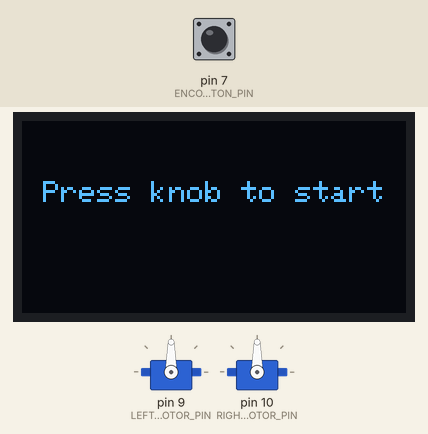
This sketch was run on a simulated Arduino Uno, built with avr-gcc and run on an emulated ATmega328P. On the bench: 2 × servo, 128×64 one-colour display. Inputs (shaded band) come from the test bench; at power-on: pin 7 (ENCODER_BUTTON_PIN) HIGH.

Above: at 1.2 s.
1.3 s: pin 7 (ENCODER_BUTTON_PIN) driven LOW
At 2.5 s:
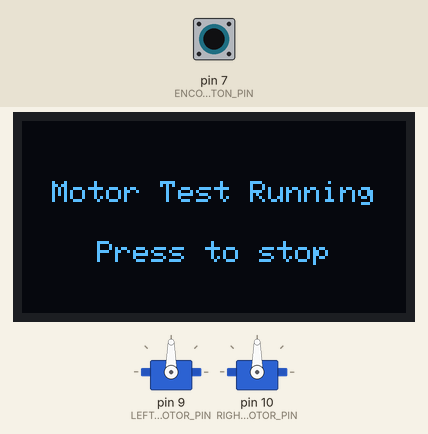
2.9 s: pin 7 (ENCODER_BUTTON_PIN) pulsed HIGH 5 times (0.12 s each, 0.3 s apart)
At 5.8 s:
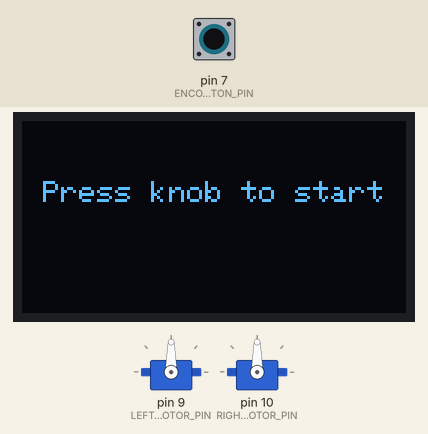
Timing chart, 0 to 7.3 s (numbered marks = the images above; inputs shaded):
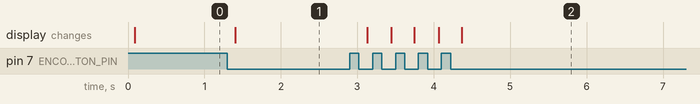

Measured:
- after the input at 1.3 s, the display: changes after 0.10 s (image 1)
- after the input at 2.9 s, the display: changes after 0.23 s (image 2)

The sketch:

movement_code.ino
```cpp
// Project Beacon Motor Test
//
// Motor speed values:
//  90 = full speed forward
//   0 = stopped
// -90 = full speed backward
//
// Press the rotary encoder button to start the motor test.
// Press it again to stop the test.
//

// Libraries
#include <Arduino.h>
#include <Wire.h>
#include <Adafruit_GFX.h>      // Adafruit GFX Library by Adafruit
#include <Adafruit_SH110X.h>   // Adafruit SH110X Library by Adafruit
#include <Servo.h>             // Servo Library by Michael Margolis


// Pin numbers
#define ENCODER_BUTTON_PIN 7
#define LEFT_MOTOR_PIN 9
#define RIGHT_MOTOR_PIN 10


// Motor speed values
#define LEFT_MOTOR_STOP_SPEED 0
#define RIGHT_MOTOR_STOP_SPEED 0

#define MINIMUM_MOTOR_SPEED -90
#define MAXIMUM_MOTOR_SPEED 90


// OLED screen settings
#define SCREEN_WIDTH 128
#define SCREEN_HEIGHT 64
#define OLED_I2C_ADDRESS 0x3C

Adafruit_SH1106G oledDisplay(
  SCREEN_WIDTH,
  SCREEN_HEIGHT,
  &Wire,
  -1
);


// Motor objects
Servo leftMotorServo;
Servo rightMotorServo;


// Motor test state
bool motorTestRunning = false;


// Movement sequence state
//
// These variables allow the student movement commands to run
// one step at a time without using delay().
int currentMovementStep = 0;
int currentMovementCommand = 0;

bool movementWaitActive = false;
unsigned long movementWaitStartTimeMs = 0;


// Button state
//
// INPUT_PULLUP is used for the button.
// This means:
// HIGH = button released
// LOW  = button pressed
bool previousButtonState = HIGH;
bool buttonReadyForPress = true;

unsigned long lastButtonStateChangeTimeMs = 0;
const unsigned long BUTTON_DEBOUNCE_TIME_MS = 30;


// Function declarations

// Student movement program
void runStudentMotorTest(void);

// Motor control
void setLeftMotorSpeed(int speed);
void setRightMotorSpeed(int speed);
void stopBothMotors(void);

// Movement sequence control
void resetMovementSequence(void);
void beginMovementSequence(void);
void endMovementSequence(void);

void runLeftMotorCommand(int speed);
void runRightMotorCommand(int speed);
void runMovementWaitCommand(unsigned long durationMs);

// OLED screen
void drawCenteredText(const char *firstLine, const char *secondLine = "");
void drawUserInterface(void);

// Button
void updateEncoderButton(void);


// Student movement commands
//
// These commands are used only inside runStudentMotorTest().
//
// leftMotor(speed)
// rightMotor(speed)
// wait(seconds)
#define leftMotor(speed) runLeftMotorCommand(speed)
#define rightMotor(speed) runRightMotorCommand(speed)
#define wait(seconds) runMovementWaitCommand((unsigned long)((seconds) * 1000.0))


// Student movement code
void runStudentMotorTest(void)
{
  // Reset the command counter before reading the student commands.
  beginMovementSequence();

  // =====================================================
  // =========== STUDENT MOVEMENT CODE START =============
  // =====================================================

  // Motor speed values:
  //
  //  90 = full speed forward
  //   0 = stopped
  // -90 = full speed backward
  //
  // Any number between -90 and 90 can be used.
  //
  // Both motors use the same direction system.
  // Positive values move both wheels forward.
  // Negative values move both wheels backward.


  // Example: move forward, then move backward
  //
  // Remove the // symbols to use this example.
  //
  // leftMotor(50);
  // rightMotor(50);
  // wait(3);
  //
  // leftMotor(-50);
  // rightMotor(-50);
  // wait(3);
  //
  // leftMotor(0);
  // rightMotor(0);


  // Example: turn in a large circle
  //
  // The left motor moves more slowly than the right motor.
  //
  // leftMotor(20);
  // rightMotor(50);
  // wait(4);
  //
  // leftMotor(0);
  // rightMotor(0);


  // Example: spin on the spot
  //
  // One wheel moves forward while the other moves backward.
  //
  // leftMotor(50);
  // rightMotor(-50);
  // wait(2);
  //
  // leftMotor(0);
  // rightMotor(0);


  // =====================================================
  // ============ STUDENT MOVEMENT CODE END ==============
  // =====================================================

  // Check whether every student command has finished.
  endMovementSequence();
}


// Remove the student command macros outside the student section.
#undef leftMotor
#undef rightMotor
#undef wait


// Motor functions

// Set the speed of the left continuous-rotation servo.
//
// The student speed value is limited to between -90 and 90.
//
// The Servo library uses values from 0 to 180:
//   0   = full speed in one direction
//   90  = stopped
//   180 = full speed in the other direction
//
// Adding 90 changes the student speed into a Servo library value.
void setLeftMotorSpeed(int speed)
{
  speed = constrain(
    speed,
    MINIMUM_MOTOR_SPEED,
    MAXIMUM_MOTOR_SPEED
  );

  int servoCommand = 90 + speed;

  leftMotorServo.write(servoCommand);
}


// Set the speed of the right continuous-rotation servo.
//
// The right motor is mounted in the opposite direction to the left motor.
// Because of this, its Servo library value must be reversed.
//
// Subtracting the speed from 90 makes matching positive values
// move both wheels forward.
void setRightMotorSpeed(int speed)
{
  speed = constrain(
    speed,
    MINIMUM_MOTOR_SPEED,
    MAXIMUM_MOTOR_SPEED
  );

  int servoCommand = 90 - speed;

  rightMotorServo.write(servoCommand);
}


// Stop both motors.
void stopBothMotors(void)
{
  setLeftMotorSpeed(LEFT_MOTOR_STOP_SPEED);
  setRightMotorSpeed(RIGHT_MOTOR_STOP_SPEED);
}


// Movement sequence functions

// Reset all movement sequence variables.
//
// This prepares the movement program to start again from
// the first student command.
void resetMovementSequence(void)
{
  currentMovementStep = 0;
  currentMovementCommand = 0;

  movementWaitActive = false;
  movementWaitStartTimeMs = 0;
}


// Start reading the student commands from the first line.
//
// This function is called repeatedly while the motor test is running.
void beginMovementSequence(void)
{
  currentMovementCommand = 0;
}


// Check whether the full movement sequence has finished.
//
// When every student command is complete:
// - The movement sequence is reset.
// - Both motors are stopped.
void endMovementSequence(void)
{
  if (currentMovementCommand <= currentMovementStep)
  {
    resetMovementSequence();
    stopBothMotors();
  }
}


// Run one left motor command.
//
// The command runs only when its command number matches
// the current movement step.
void runLeftMotorCommand(int speed)
{
  if (currentMovementCommand == currentMovementStep)
  {
    setLeftMotorSpeed(speed);

    // Move to the next student command.
    currentMovementStep++;
  }

  // Count this student command.
  currentMovementCommand++;
}


// Run one right motor command.
//
// The command runs only when its command number matches
// the current movement step.
void runRightMotorCommand(int speed)
{
  if (currentMovementCommand == currentMovementStep)
  {
    setRightMotorSpeed(speed);

    // Move to the next student command.
    currentMovementStep++;
  }

  // Count this student command.
  currentMovementCommand++;
}


// Wait without using delay().
//
// delay() would freeze the whole Arduino program.
// millis() allows the button and OLED screen to keep working.
//
// durationMs is the wait time in milliseconds.
void runMovementWaitCommand(unsigned long durationMs)
{
  if (currentMovementCommand == currentMovementStep)
  {
    // Start timing when this wait command is first reached.
    if (!movementWaitActive)
    {
      movementWaitStartTimeMs = millis();
      movementWaitActive = true;
    }

    // Finish the wait after enough time has passed.
    else if (millis() - movementWaitStartTimeMs >= durationMs)
    {
      movementWaitActive = false;

      // Move to the next student command.
      currentMovementStep++;
    }
  }

  // Count this student command.
  currentMovementCommand++;
}


// OLED screen functions

// Draw one or two lines of text in the middle of the OLED screen.
void drawCenteredText(const char *firstLine, const char *secondLine)
{
  // Clear the screen memory before drawing the new screen.
  oledDisplay.clearDisplay();

  oledDisplay.setTextColor(SH110X_WHITE);
  oledDisplay.setTextSize(1);
  oledDisplay.setFont(NULL);

  int16_t textStartX;
  int16_t textStartY;
  uint16_t textWidth;
  uint16_t textHeight;


  // Measure and centre the first line.
  oledDisplay.getTextBounds(
    firstLine,
    0,
    0,
    &textStartX,
    &textStartY,
    &textWidth,
    &textHeight
  );

  int firstLineX =
    (SCREEN_WIDTH - (int)textWidth) / 2;

  oledDisplay.setCursor(firstLineX, 20);
  oledDisplay.print(firstLine);


  // Draw the second line only when it is not empty.
  if (secondLine[0] != '\0')
  {
    oledDisplay.getTextBounds(
      secondLine,
      0,
      0,
      &textStartX,
      &textStartY,
      &textWidth,
      &textHeight
    );

    int secondLineX =
      (SCREEN_WIDTH - (int)textWidth) / 2;

    oledDisplay.setCursor(secondLineX, 40);
    oledDisplay.print(secondLine);
  }


  // Send the completed screen image to the OLED.
  oledDisplay.display();
}


// Draw the correct screen for the current motor test state.
void drawUserInterface(void)
{
  if (motorTestRunning)
  {
    drawCenteredText(
      "Motor Test Running",
      "Press to stop"
    );
  }
  else
  {
    drawCenteredText(
      "Press knob to start"
    );
  }
}


// Button function

// Read and debounce the rotary encoder push button.
//
// Debouncing prevents one physical press from being
// counted several times because of electrical noise.
void updateEncoderButton(void)
{
  bool currentButtonState =
    digitalRead(ENCODER_BUTTON_PIN);

  unsigned long currentTimeMs = millis();


  // Save the time whenever the button changes state.
  if (currentButtonState != previousButtonState)
  {
    lastButtonStateChangeTimeMs = currentTimeMs;
    previousButtonState = currentButtonState;
  }


  // Accept the button state only after it has stayed stable
  // for the debounce time.
  if (
    currentTimeMs - lastButtonStateChangeTimeMs
    > BUTTON_DEBOUNCE_TIME_MS
  )
  {
    // LOW means the button is pressed because INPUT_PULLUP is used.
    if (
      currentButtonState == LOW
      && buttonReadyForPress
    )
    {
      // Start the test when it is currently stopped.
      if (!motorTestRunning)
      {
        resetMovementSequence();
        motorTestRunning = true;
      }

      // Stop the test when it is currently running.
      else
      {
        motorTestRunning = false;

        resetMovementSequence();
        stopBothMotors();
      }

      // Prevent this press from being counted again.
      buttonReadyForPress = false;
    }


    // Allow another press after the button is released.
    if (currentButtonState == HIGH)
    {
      buttonReadyForPress = true;
    }
  }
}


// Setup
//
// setup() runs once when the Arduino starts or resets.
void setup(void)
{
  // Use the Arduino's internal pull-up resistor for the button.
  pinMode(
    ENCODER_BUTTON_PIN,
    INPUT_PULLUP
  );


  // Connect each Servo object to its motor signal pin.
  leftMotorServo.attach(LEFT_MOTOR_PIN);
  rightMotorServo.attach(RIGHT_MOTOR_PIN);


  // Make sure both motors are stopped when the Arduino starts.
  stopBothMotors();


  // Start the OLED screen.
  Wire.begin();

  oledDisplay.begin(
    OLED_I2C_ADDRESS,
    true
  );


  // Clear any random pixels left in the OLED memory.
  oledDisplay.clearDisplay();
  oledDisplay.display();
}


// Main loop
//
// loop() repeats continuously while the Arduino has power.
void loop(void)
{
  // Check whether the encoder button was pressed.
  updateEncoderButton();


  // Run the student motor test while the test is active.
  if (motorTestRunning)
  {
    runStudentMotorTest();
  }


  // Draw the current motor test state on the OLED.
  drawUserInterface();
}
```
